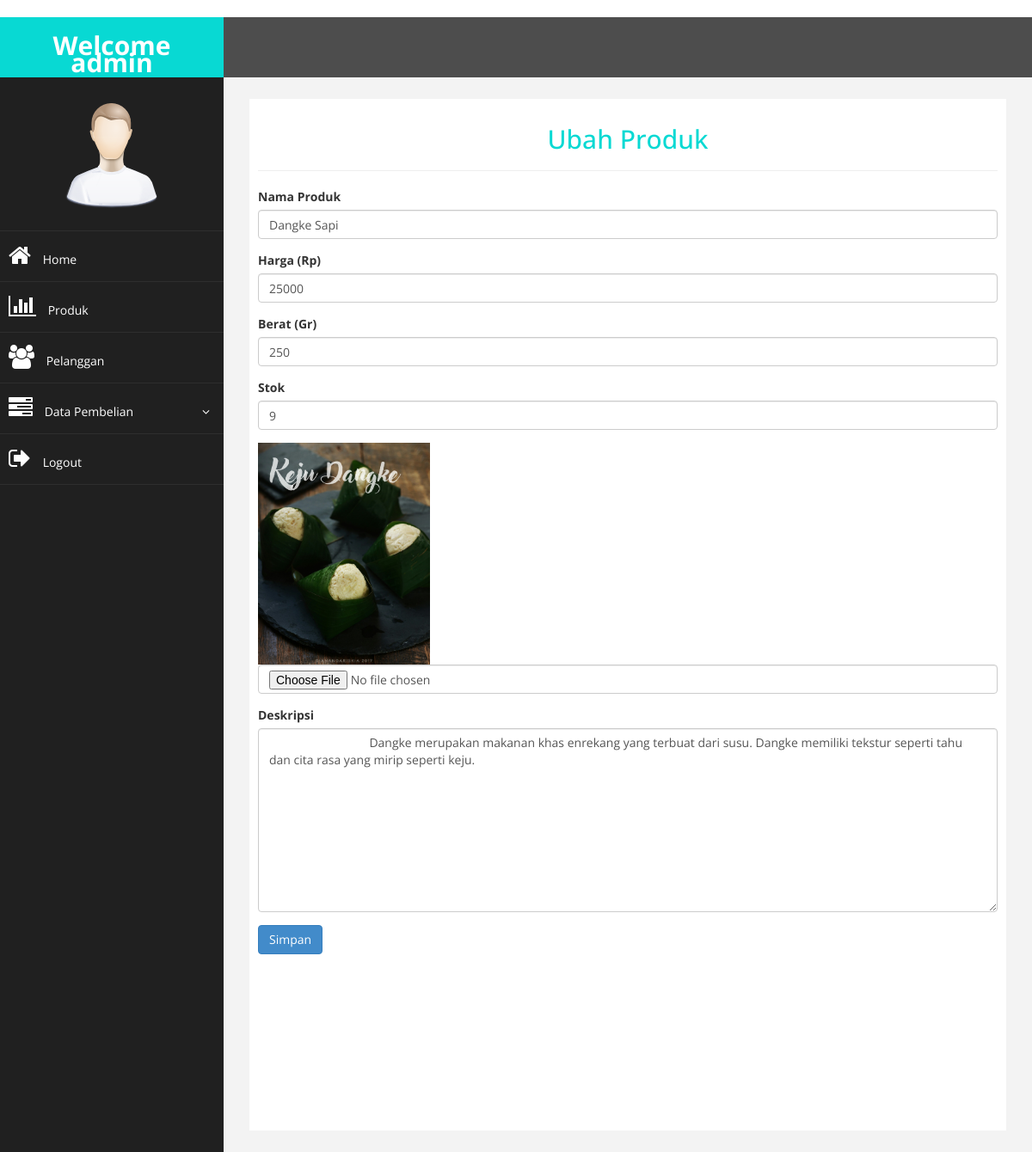
Screenshot of /admin/index.php?halaman=ubahproduk&id=35 (signed in) with the database file from the repository.
### tables this page shows
CREATE TABLE `produk` (
  `id_produk` int(11) NOT NULL,
  `nama_produk` varchar(100) NOT NULL,
  `harga_produk` int(20) NOT NULL,
  `berat_produk` int(11) NOT NULL,
  `foto_produk` varchar(100) NOT NULL,
  `deskripsi_produk` text NOT NULL,
  `stok` int(3) NOT NULL
);

### admin/ubahproduk.php (the view, shortened to what this page needs)
<h2><center> Ubah Produk </center></h2>
<hr>
<?php
$ambil = $koneksi->query("SELECT * FROM produk WHERE id_produk='$_GET[id]'");
$pecah = $ambil->fetch_assoc();
 ?>
 <form method="post" enctype="multipart/form-data">
   <div class="form-group">
     <label> Nama Produk </label>
     <input type="text" name="nama" class="form-control" value="<?php echo $pecah['nama_produk']; ?>">
   </div>
   <div class="form-group">
     <label> Harga (Rp)</label>
     <input type="number" name="harga" class="form-control" value="<?php echo $pecah['harga_produk']; ?>">
   </div>
   <div class="form-group">
     <label> Berat (Gr) </label>
     <input type="number" name="berat" class="form-control" value="<?php echo $pecah['berat_produk']; ?>">
     </div>
	 <div class="form-group">
     <label> Stok </label>
     <input type="number" name="stok" class="form-control" value="<?php echo $pecah['stok']; ?>">
     </div>
    <div class="form-group">
        <img src="../image/produk/<?php echo $pecah['foto_produk']; ?>" width="200px">
        <input type="file" name="foto" class="form-control">
    </div>
    <div class="form-group">
      <label> Deskripsi </label>
      <textarea name="deskripsi" rows="10" class="form-control">
        <?php echo $pecah['deskripsi_produk']; ?>
      </textarea>
    </div>
    <button class="btn btn-primary" name="ubah"> Simpan </button>
 </form>

### admin/assets/css/custom.css (style rules this page uses)
body { font-family: 'Open Sans', sans-serif; }
h2 { color: #08D9D3; }

### rows the page displays
produk: nama "Dangke Sapi", harga "25000", berat "250", stok "9", foto_produk (picture), deskripsi "Dangke merupakan makanan khas enrekang yang terbuat dari susu. Dangke memiliki tekstur seperti tahu dan cita rasa yang mirip seperti keju."

### other values shown
$_SESSION['user'] "admin"
